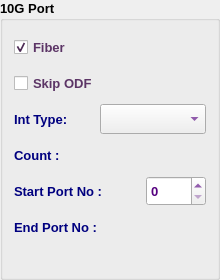
               <widget class="QGroupBox" name="g10GB">
                <property name="minimumSize">
                 <size>
                  <width>220</width>
                  <height>280</height>
                 </size>
                </property>
                <property name="maximumSize">
                 <size>
                  <width>220</width>
                  <height>280</height>
                 </size>
                </property>
                <property name="font">
                 <font>
                  <family>Tahoma</family>
                  <pointsize>10</pointsize>
                  <weight>75</weight>
                  <bold>true</bold>
                 </font>
                </property>
                <property name="styleSheet">
                 <string notr="true"/>
                </property>
                <property name="title">
                 <string>10G Port</string>
                </property>
                <layout class="QVBoxLayout" name="verticalLayout_6">
                 <item>
                  <layout class="QHBoxLayout" name="horizontalLayout_34">
                   <item>
                    <widget class="QCheckBox" name="g10ODFChB">
                     <property name="minimumSize">
                      <size>
                       <width>0</width>
                       <height>30</height>
                      </size>
                     </property>
                     <property name="maximumSize">
                      <size>
                       <width>16777215</width>
                       <height>30</height>
                      </size>
                     </property>
                     <property name="font">
                      <font>
                       <weight>75</weight>
                       <bold>true</bold>
                      </font>
                     </property>
                     <property name="styleSheet">
                      <string notr="true">color: rgb(92, 53, 102);</string>
                     </property>
                     <property name="text">
                      <string>Fiber</string>
                     </property>
                     <property name="checked">
                      <bool>true</bool>
                     </property>
                    </widget>
                   </item>
                  </layout>
                 </item>
                 <item>
                  <widget class="QCheckBox" name="g10SkipODFChB">
                   <property name="minimumSize">
                    <size>
                     <width>0</width>
                     <height>30</height>
                    </size>
                   </property>
                   <property name="maximumSize">
                    <size>
                     <width>16777215</width>
                     <height>30</height>
                    </size>
                   </property>
                   <property name="font">
                    <font>
                     <weight>75</weight>
                     <bold>true</bold>
                    </font>
                   </property>
                   <property name="styleSheet">
                    <string notr="true">color: rgb(92, 53, 102);</string>
                   </property>
                   <property name="text">
                    <string>Skip ODF</string>
                   </property>
                   <property name="checked">
                    <bool>false</bool>
                   </property>
                  </widget>
                 </item>
                 <item>
                  <layout class="QHBoxLayout" name="horizontalLayout_36">
                   <item>
                    <widget class="QLabel" name="label_30">
                     <property name="sizePolicy">
                      <sizepolicy hsizetype="Preferred" vsizetype="Preferred">
                       <horstretch>0</horstretch>
                       <verstretch>0</verstretch>
                      </sizepolicy>
                     </property>
                     <property name="minimumSize">
                      <size>
                       <width>80</width>
                       <height>30</height>
                      </size>
                     </property>
                     <property name="maximumSize">
                      <size>
                       <width>110</width>
                       <height>30</height>
                      </size>
                     </property>
                     <property name="font">
                      <font>
                       <family>Tahoma</family>
                       <pointsize>10</pointsize>
                       <weight>75</weight>
                       <bold>true</bold>
                      </font>
                     </property>
                     <property name="styleSheet">
                      <string notr="true">color: rgb(0, 0, 127);</string>
                     </property>
                     <property name="text">
                      <string>Int Type:</string>
                     </property>
                    </widget>
                   </item>
                   <item>
                    <widget class="QComboBox" name="g10IntTypeCB">
                     <property name="sizePolicy">
                      <sizepolicy hsizetype="Expanding" vsizetype="Fixed">
                       <horstretch>0</horstretch>
                       <verstretch>0</verstretch>
                      </sizepolicy>
                     </property>
                     <property name="minimumSize">
                      <size>
                       <width>90</width>
                       <height>30</height>
                      </size>
                     </property>
                     <property name="maximumSize">
                      <size>
                       <width>16777215</width>
                       <height>30</height>
                      </size>
                     </property>
                     <property name="font">
                      <font>
                       <weight>75</weight>
                       <bold>true</bold>
                      </font>
                     </property>
                     <property name="styleSheet">
                      <string notr="true">color: rgb(85, 0, 127);</string>
                     </property>
                    </widget>
                   </item>
                  </layout>
                 </item>
                 <item>
                  <layout class="QHBoxLayout" name="horizontalLayout_27">
                   <item>
                    <widget class="QLabel" name="label_16">
                     <property name="sizePolicy">
                      <sizepolicy hsizetype="Expanding" vsizetype="Preferred">
                       <horstretch>0</horstretch>
                       <verstretch>0</verstretch>
                      </sizepolicy>
                     </property>
                     <property name="minimumSize">
                      <size>
                       <width>100</width>
                       <height>30</height>
                      </size>
                     </property>
                     <property name="maximumSize">
                      <size>
                       <width>200</width>
                       <height>30</height>
                      </size>
                     </property>
                     <property name="font">
                      <font>
                       <family>Tahoma</family>
                       <pointsize>10</pointsize>
                       <weight>75</weight>
                       <bold>true</bold>
                      </font>
                     </property>
                     <property name="styleSheet">
                      <string notr="true">color: rgb(0, 0, 127);</string>
                     </property>
                     <property name="text">
                      <string>Count :</string>
                     </property>
                    </widget>
                   </item>
                   <item>
                    <widget class="QLabel" name="g10CountLbl">
                     <property name="minimumSize">
                      <size>
                       <width>60</width>
                       <height>30</height>
                      </size>
                     </property>
                     <property name="maximumSize">
                      <size>
                       <width>60</width>
                       <height>30</height>
                      </size>
                     </property>
                     <property name="font">
                      <font>
                       <family>Tahoma</family>
                       <pointsize>10</pointsize>
                       <weight>75</weight>
                       <bold>true</bold>
                      </font>
                     </property>
                     <property name="styleSheet">
                      <string notr="true">color: rgb(85, 0, 127);</string>
                     </property>
                     <property name="text">
                      <string/>
                     </property>
                    </widget>
                   </item>
                  </layout>
                 </item>
                 <item>
                  <layout class="QHBoxLayout" name="horizontalLayout_26">
                   <item>
                    <widget class="QLabel" name="label_18">
                     <property name="sizePolicy">
                      <sizepolicy hsizetype="Expanding" vsizetype="Preferred">
                       <horstretch>0</horstretch>
                       <verstretch>0</verstretch>
                      </sizepolicy>
                     </property>
                     <property name="minimumSize">
                      <size>
                       <width>100</width>
                       <height>30</height>
                      </size>
                     </property>
                     <property name="maximumSize">
                      <size>
                       <width>200</width>
                       <height>30</height>
                      </size>
                     </property>
                     <property name="font">
                      <font>
                       <family>Tahoma</family>
                       <pointsize>10</pointsize>
                       <weight>75</weight>
                       <bold>true</bold>
                      </font>
                     </property>
                     <property name="styleSheet">
                      <string notr="true">color: rgb(0, 0, 127);</string>
                     </property>
                     <property name="text">
                      <string>Start Port No :</string>
                     </property>
                    </widget>
                   </item>
                   <item>
                    <widget class="QSpinBox" name="g10StartSB">
                     <property name="sizePolicy">
                      <sizepolicy hsizetype="Minimum" vsizetype="Preferred">
                       <horstretch>0</horstretch>
                       <verstretch>0</verstretch>
                      </sizepolicy>
                     </property>
                     <property name="minimumSize">
                      <size>
                       <width>60</width>
                       <height>30</height>
                      </size>
                     </property>
                     <property name="maximumSize">
                      <size>
                       <width>60</width>
                       <height>30</height>
                      </size>
                     </property>
                     <property name="font">
                      <font>
                       <family>Tahoma</family>
                       <pointsize>10</pointsize>
                       <weight>75</weight>
                       <bold>true</bold>
                      </font>
                     </property>
                     <property name="styleSheet">
                      <string notr="true">color: rgb(85, 0, 127);</string>
                     </property>
                    </widget>
                   </item>
                  </layout>
                 </item>
                 <item>
                  <layout class="QHBoxLayout" name="horizontalLayout_25">
                   <item>
                    <widget class="QLabel" name="label_17">
                     <property name="sizePolicy">
                      <sizepolicy hsizetype="Expanding" vsizetype="Preferred">
                       <horstretch>0</horstretch>
                       <verstretch>0</verstretch>
                      </sizepolicy>
                     </property>
                     <property name="minimumSize">
                      <size>
                       <width>100</width>
                       <height>30</height>
                      </size>
                     </property>
                     <property name="maximumSize">
                      <size>
                       <width>200</width>
                       <height>30</height>
                      </size>
                     </property>
                     <property name="font">
                      <font>
                       <family>Tahoma</family>
                       <pointsize>10</pointsize>
                       <weight>75</weight>
                       <bold>true</bold>
                      </font>
                     </property>
                     <property name="styleSheet">
                      <string notr="true">color: rgb(0, 0, 127);</string>
                     </property>
                     <property name="text">
                      <string>End Port No :</string>
                     </property>
                    </widget>
                   </item>
                   <item>
                    <widget class="QLabel" name="g10EndLbl">
                     <property name="minimumSize">
                      <size>
                       <width>60</width>
                       <height>30</height>
                      </size>
                     </property>
                     <property name="maximumSize">
                      <size>
                       <width>60</width>
                       <height>30</height>
                      </size>
                     </property>
                     <property name="font">
                      <font>
                       <family>Tahoma</family>
                       <pointsize>10</pointsize>
                       <weight>75</weight>
                       <bold>true</bold>
                      </font>
                     </property>
                     <property name="styleSheet">
                      <string notr="true">color: rgb(85, 0, 127);</string>
                     </property>
                     <property name="text">
                      <string/>
                     </property>
                    </widget>
                   </item>
                  </layout>
                 </item>
                 <item>
                  <spacer name="verticalSpacer_7">
                   <property name="orientation">
                    <enum>Qt::Vertical</enum>
                   </property>
                   <property name="sizeHint" stdset="0">
                    <size>
                     <width>20</width>
                     <height>40</height>
                    </size>
                   </property>
                  </spacer>
                 </item>
                </layout>
               </widget>
